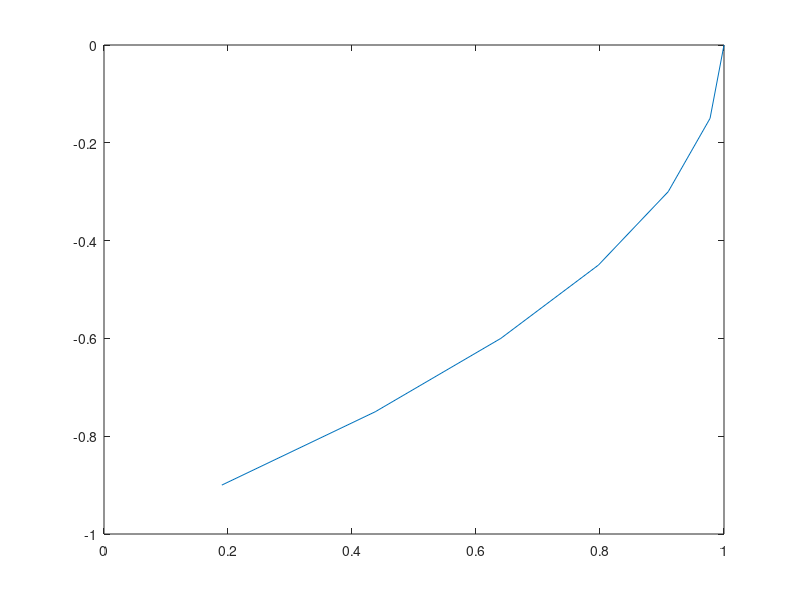

The MATLAB script that drew this image: (Note: this script raises an error after producing the figure.)
clear all;close all;clc;
% This is a tool that can be used to generate and plot the multi-segment minimum jerk trajectory that satisfies the following:
% 1) Passes through any number of waypoints at certain times.
% 2) Satisfies certain boundary conditions for velocity and acceleration (Initial and final velocity and acceleration).
% 
% 
% Features:
% 1) It is a straightforward package as everything is in one file and all the user needs is to enter very few inputs, then run the code.
% 2) It is general, which means that it works with  2D and 3D trajectories and can deal with any number of waypoints.
% 
% Inputs:
% 1) Positions of the waypoints (2D or 3D).
% 2) The desired time of each waypoint.
% 3) The desired initial and final velocity and acceleration.
vel = 0.05; 
x = 0:-0.15:-1; 
y = -x.^2 + 1; 
figure(1)
plot(y,x)
jointStates = [];

for i = 1:size(x,2) 
    [theta,d] = analyticIK(x(i),y(i),0.5); 
    jointState = [theta,d];
    jointStates = [jointStates;jointState]; 
end 


time = abs(jointStates(1,1) - jointStates(end,1)) / vel 
T = linspace(0,time,size(jointStates,1))
Pos = [jointStates zeros(size(jointStates,1),1)]; 
v0 = [0,0,0]
vf = [0,0,0] 
a0 = [0,0,0]
af = [0,0,0]


% You can use the following part as an example on how this code works and how to input.
% You just need to enter your desired values into the following vectors and matrices, then run the code ... IT IS THAT SIMPLE!
%T=[0 4 8 12]; %Time of waypoints ... they must be in order. 
%Pos=[0 0 0;
%     2 0 0;
%     1 sqrt(3) 0;
%     0 0 0]; % Positions of waypoints ... Each row represents (x y z) of a waypoint ... they must be in order.
             %If you have a 2D trajectory, then your matrix should have 2 columns instead of 3. 
             
% v0=[0,0,0]; % Initial velocity (the components are in 3D (x y z)) [MUST have the same length as the number of columns of Pos].
             % If you have a 2D trajectory, then your vector size should be 1*2 NOT 1*3. 
% vf=[0,0,0]; % Final velocity (the components are in 3D (x y z)) [MUST have the same length as the number of columns of Pos].
              % If you have a 2D trajectory, then your vector size should be 1*2 NOT 1*3. 
% a0=[0,0,0]; % Initial acceleration (the components are in 3D (x y z)) [MUST have the same length as the number of columns of Pos].
              % If you have a 2D trajectory, then your vector size should be 1*2 NOT 1*3. 
% af=[0,0,0]; % Final acceleration (the components are in 3D (x y z)) [MUST have the same length as the number of columns of Pos].
              % If you have a 2D trajectory, then your vector size should be 1*2 NOT 1*3. 
                      
% Outputs:
% 1) The simulation time vector (t) in case the user wants to perform further analysis.
% 2) The Coefficient Vector (C), which contains all the coefficients of the 5th degree polynomials of the position trajectory segments. It has a dimension (6n), where n is the number of trajectory segments. The first 6 elements are the coefficients of the first trajectory segment, the second 6 elements are for the second segment and so on so forth. for each segment, the first coefficient is associated with (t^5) and the so on until the 6th coefficient in the segment which is associated with (t^0).
% 3) The minimum jerk trajectory and the corresponding trajectory for the velocity and the acceleration (PP, VV, AA) each as a matrix of size (d,n), where d is the dimension of the problem (2D or 3D) and n is the number of trajectory segments. 
% 4) The minimum jerk trajectory and the corresponding trajectory for the velocity and the acceleration (POS, VEL, ACC) each as a piecewise function of time. This is a piecewise matrix of size (d,n), where d is the dimension of the problem (2D or 3D) and n is the number of trajectory segments. 
% 5) The minimum jerk trajectory and the corresponding trajectory for the velocity and the acceleration (P, V, A) each as a numerical matrix. The numerical values are obtained after substituting the trajectory time into the piecewise function. This is a matrix of size (tt,n), where tt is the dimension of the simulation time vector and n is the number of trajectory segments.  
% 6) Several plot such as: Position vs time (each direction on a separate subplot), Velocity vs time (each direction on a separate subplot), Acceleration vs time (each direction on a separate subplot), The path of motion (in 2D or 3D), The velocity path of motion (in 2D or 3D), The acceleration path of motion (in 2D or 3D). 
%              
[t,Cj,PPj,VVj,AAj,POSj,VELj,ACCj,Pj,Vj,Aj] = MinimumJerkGenerator(T,Pos,v0,vf,a0,af);
% For the definistions of each output, please go to the preivious paragraph under the title (Outputs).
